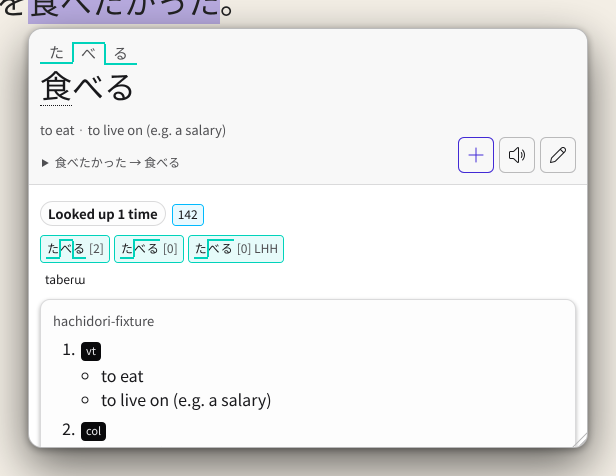
#> input picture docs/evidence/issue-330/theme-store/nazeka-js/default-term.png, 1232 x 952 px, found by its file name (shown at 1/2 size)
$ python compose.py out.png
#> lines starting #> are read from the running program, lines starting #| are printed output that depends on the picture; pictures that were not available may be replaced by others from this repository, and a replacement may not be noted
#!/usr/bin/env python3
"""Compose the RPG Dialogue evidence images from the capture output (issue #334).

    python3 compose.py <EVIDENCE_OUT dir>

Writes, in that dir:
  side-by-side-term.png    default vs RPG term view of 食べたかった
  side-by-side-kanji.png   default vs RPG 食 kanji / item view
  pages.png                RPG pages 1 · 2 · 3 (typewriter, sense paging)
  screenshot.png           the store card image, 1120×840 (RPG term view)
All labels are drawn here with a bundled CJK font; no product logos are used.
"""
import sys
from pathlib import Path
from PIL import Image, ImageDraw, ImageFont

OUT = Path(sys.argv[1])
FONT_DIR = Path.home() / ".fonts"
BOLD = ImageFont.truetype(str(FONT_DIR / "NotoSansCJKjp-Bold.otf"), 30)
SMALL = ImageFont.truetype(str(FONT_DIR / "NotoSansCJKjp-Regular.otf"), 22)
GUTTER, LABEL, BG, INK, DIM = 26, 62, (12, 14, 40), (240, 240, 255), (150, 156, 210)


def load(name):
#> called with name = 'default-term'
    return Image.open(OUT / f"{name}.png").convert("RGB")
#> returned value is the input picture: PIL image 1232x952 RGB; mean R, G, B 234.2, 234.6, 234


def panel(name, title, subtitle=""):
    image = load(name)
    canvas = Image.new("RGB", (image.width, image.height + LABEL), BG)
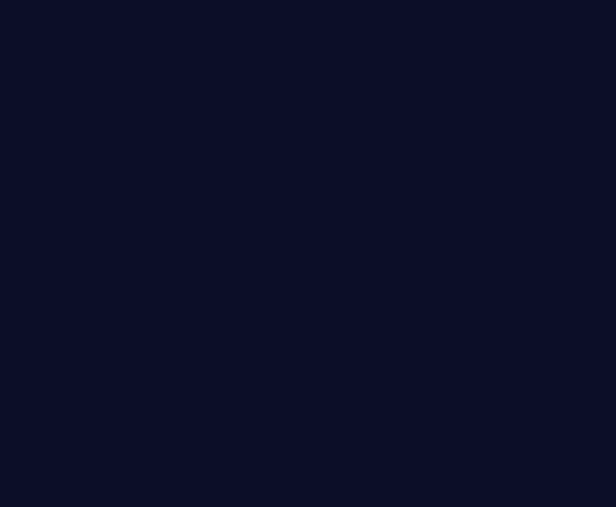
#> canvas: PIL image 1232x1014 RGB (shown at 1/2 size); mean R, G, B 12, 14, 40
    draw = ImageDraw.Draw(canvas)
    draw.text((10, 6), title, font=BOLD, fill=INK)
    if subtitle:
        draw.text((12 + draw.textlength(title, font=BOLD) + 16, 14), subtitle, font=SMALL, fill=DIM)
    canvas.paste(image, (0, LABEL))
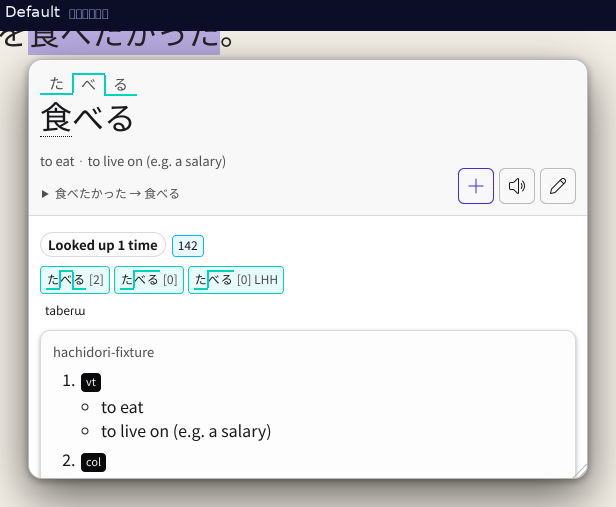
#> canvas: PIL image 1232x1014 RGB (shown at 1/2 size); mean R, G, B 220.8, 221.3, 222.4
#> call 2 of panel, with name = 'rpg-term', title = 'RPG Dialogue', subtitle = '食べたかった · theme.css + theme.js'
#> call 2 of load, with name = 'rpg-term'
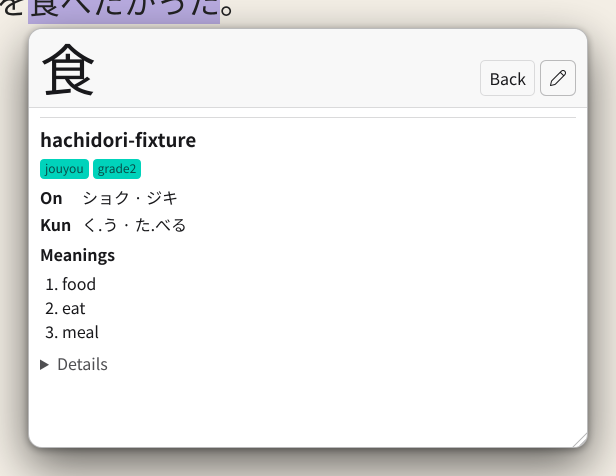
#> input picture docs/evidence/issue-330/theme-store/nazeka-js/default-kanji.png, 1232 x 952 px, given in place of rpg-term.png, which was not available (shown at 1/2 size)
#> in load, returned value is the input picture: PIL image 1232x952 RGB; mean R, G, B 236.3, 236.7, 235.9
#> in panel (call 2), `canvas.paste(image, (0, LABEL))`:
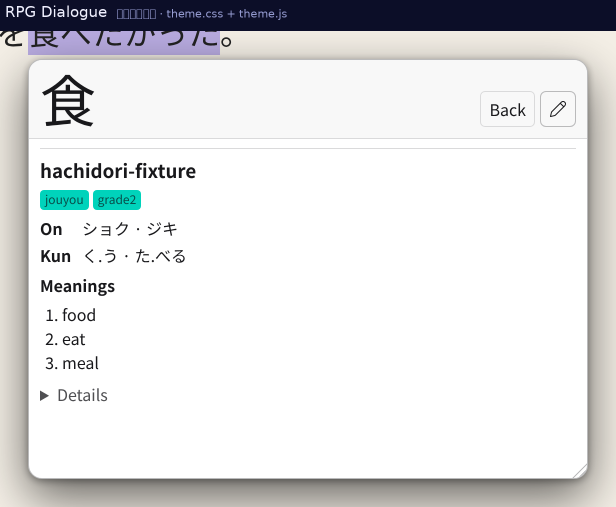
#> canvas: PIL image 1232x1014 RGB (shown at 1/2 size); mean R, G, B 223, 223.5, 224.4
    return canvas


def row(panels, gutter=GUTTER):
#> called with gutter = 26
    height = max(p.height for p in panels)
#> height = 1014
    width = sum(p.width for p in panels) + gutter * (len(panels) - 1)
#> width = 2490
    canvas = Image.new("RGB", (width, height), BG)
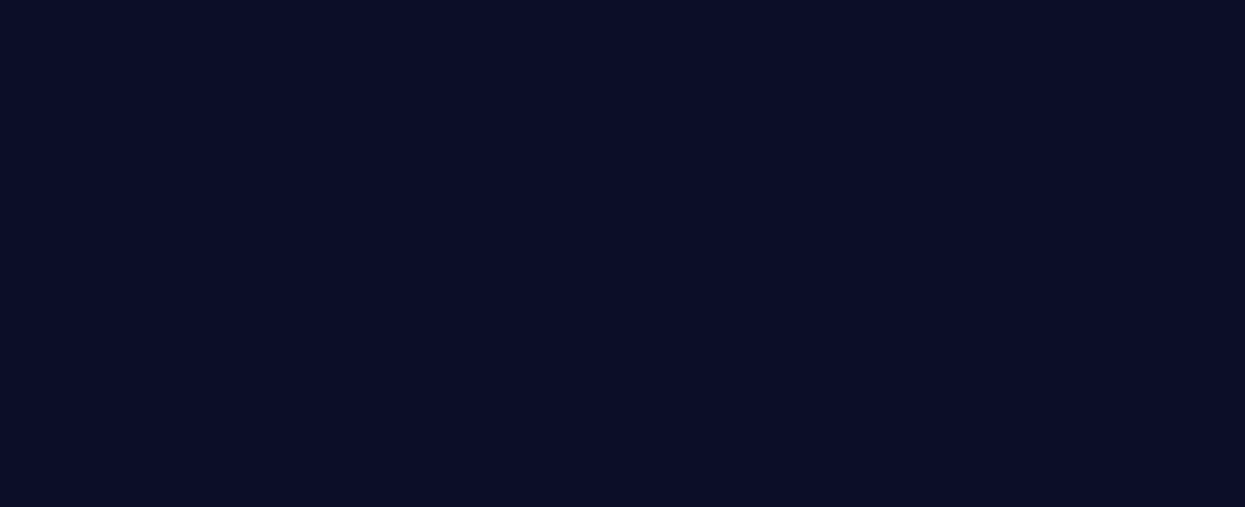
#> canvas: PIL image 2490x1014 RGB (shown at 1/2 size); mean R, G, B 12, 14, 40
    x = 0
    for p in panels:
        canvas.paste(p, (x, 0))
        x += p.width + gutter
#> this loop made 2 passes
#> x on passes 1 to 2: 1258, 2516
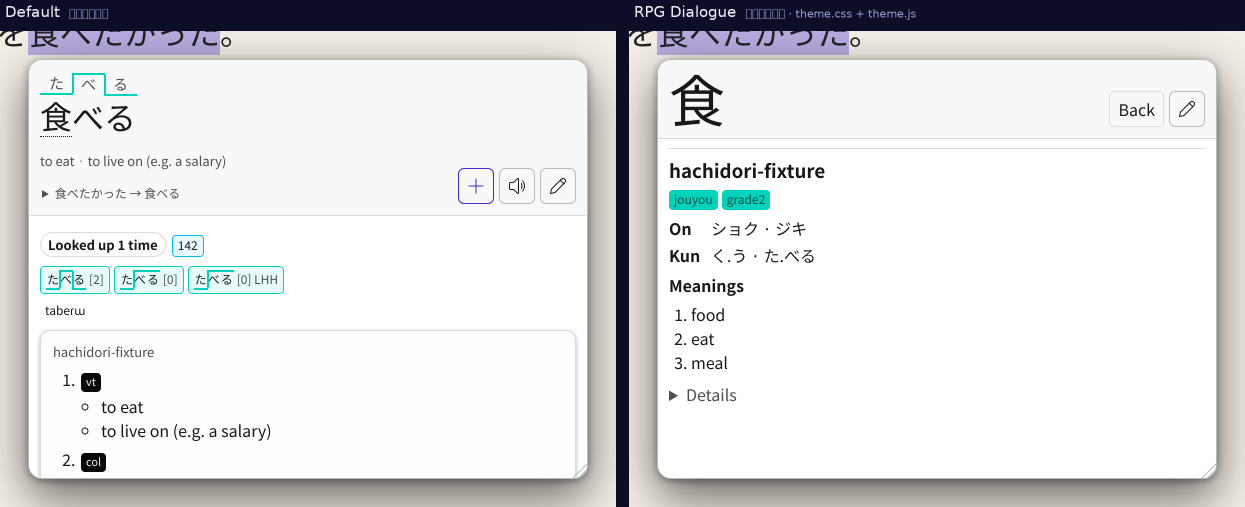
#> canvas: PIL image 2490x1014 RGB (shown at 1/2 size); mean R, G, B 219.7, 220.2, 221.5
#> after the loop, x = 2516
    return canvas


def save(image, name):
    image.save(OUT / name, optimize=True)
#> (the run stopped early here; a loop or call above may not have finished)
